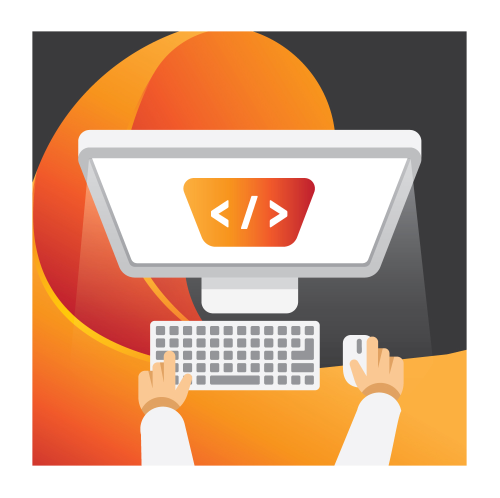
#> input picture Notebooks/OpenCV Tutorials/assets/logo.jpg, 1000 x 995 px (shown at 1/2 size)
$ python tut2.py
#> lines starting #> are read from the running program, lines starting #| are printed output that depends on the picture; after the words box and inside, x2 and y2 are one past the last pixel; in counts of white or black regions, pixels touching at a corner belong together
import cv2
import random

img = cv2.imread('assets/logo.jpg',-1)
#> img is the input picture: shape (995, 1000, 3); mean B, G, R 145, 170.8, 209.1


copy = img[500:700, 600:900]
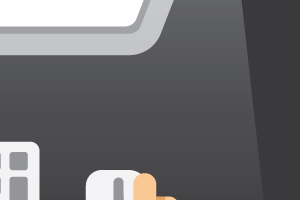
#> copy: shape (200, 300, 3); mean B, G, R 107.9, 106.5, 106.8
img[100:300,200:500] = copy
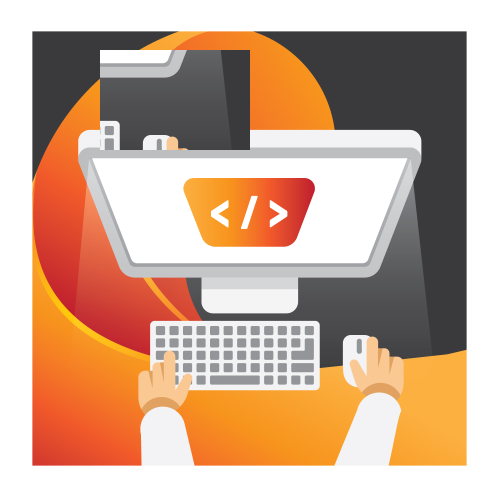
#> img: shape (995, 1000, 3) (shown at 1/2 size); 5.92% of pixels changed, all inside (x1, y1, x2, y2) = (200, 100, 500, 300)

"""
for i in range(100):
    for j in range(img.shape[1]):
        img[i,j] = [random.randint(0,255),random.randint(0,255),random.randint(0,255)]
"""
cv2.imshow('Image',img)
cv2.waitKey(0)
cv2.destroyAllWindows()
